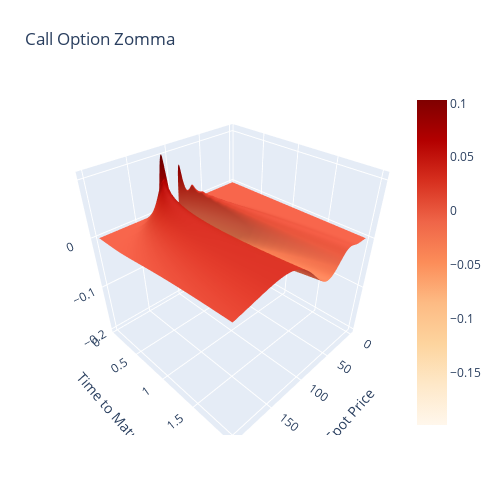

Notebook code for this chart:
### Code cell
K = 100
r = 0.05
q = 0.05
sigma = 0.3
Z = np.zeros_like(D)
Sp = np.zeros_like(D)
Cl = np.zeros_like(D)
for t in enumerate(maturities):
    o.T = t[1]
    for s in enumerate(spots):
        d1 = (log(s[1] / K) + (r - q + sigma *2 / 2) * t[1]) / (sigma * sqrt(t[1]))
        d2 = d1 - sigma * sqrt(t[1])
        Z[t[0], s[0]] = o.bs_gamma(s[1], r, q, sigma) * ((d1 * d2 - 1) / sigma)
        Sp[t[0], s[0]] = -o.bs_gamma(s[1], r, q, sigma) * (1 + d1 / (sigma * sqrt(t[1]))) / s[1] 
        Cl[t[0], s[0]] = o.bs_gamma(s[1], r, q, sigma) * (q + ((r - q) * d1) / (sigma * sqrt(t[1])) + \
                                                         (1 - d1 * d2) / (2 * t[1]))
#Figure 7
fig = go.Figure(data=[go.Surface(z=Z, x=T, y=S, colorscale="OrRd")])
fig.update_layout(title='Call Option Zomma', autosize=False,
                  width=500, height=500,
                  margin=dict(l=65, r=50, b=65, t=90),
                  scene=dict(xaxis_title="Spot Price",
                             yaxis_title="Time to Maturity",
                             zaxis_title="Zomma"))
fig.show()

### Figure 1 — Plotly figure (JSON) as saved in the notebook; plotly's stock layout.template omitted (floating-point values rounded to 4 significant figures; data arrays with more than 128 entries replaced by an {"elided": "..."} marker saying what was removed)
{"data": [{"colorscale": [[0, "rgb(255,247,236)"], [0.125, "rgb(254,232,200)"], [0.25, "rgb(253,212,158)"], [0.375, "rgb(253,187,132)"], [0.5, "rgb(252,141,89)"], [0.625, "rgb(239,101,72)"], [0.75, "rgb(215,48,31)"], [0.875, "rgb(179,0,0)"], [1, "rgb(127,0,0)"]], "type": "surface", "x": {"elided": "20x200 int values"}, "y": {"elided": "20x200 float values"}, "z": {"elided": "20x200 float values"}}], "layout": {"autosize": false, "height": 500, "margin": {"b": 65, "l": 65, "r": 50, "t": 90}, "scene": {"xaxis": {"title": {"text": "Spot Price"}}, "yaxis": {"title": {"text": "Time to Maturity"}}, "zaxis": {"title": {"text": "Zomma"}}}, "title": {"text": "Call Option Zomma"}, "width": 500}}
